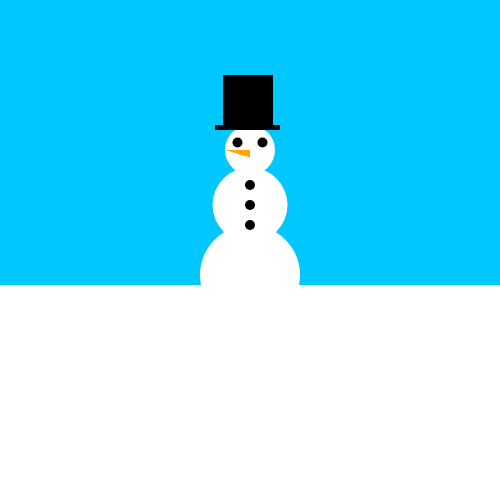
Frame 1 (no input)
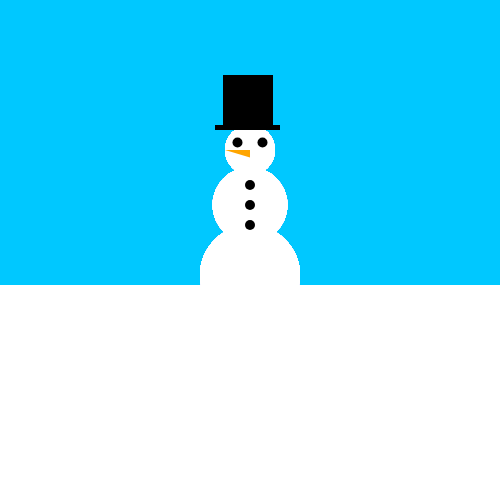
Frame 60 (no input)
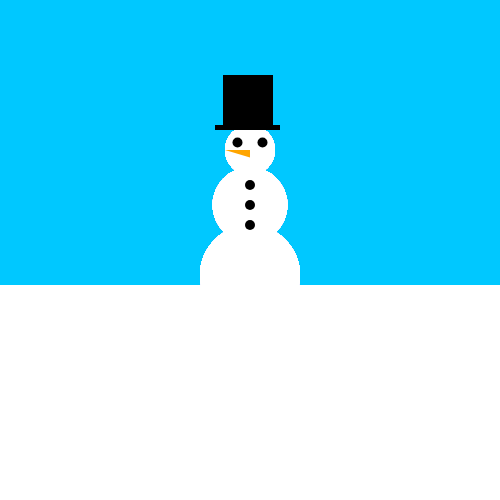
Frame 120 (the mouse pressed at the canvas centre since frame 60)

The p5.js sketch that drew these frames (run headless with seeded random() and noise() and a simulated clock; from frame 60 on, the mouse is pressed at the canvas centre):

// p5.js sketch
// ── sketch.js
function setup() {
  createCanvas(500, 500);
  background(0, 200, 255);
}

function draw() {
  // SnowMan Body
   /* Head */ fill(255, 255, 255); noStroke(); ellipse(width / 2, 150, 50, 50);
   /* Tummy */ fill(255, 255, 255); noStroke(); ellipse(width / 2, 205, 75, 75);
   /* Butt */ fill(255, 255, 255); noStroke(); ellipse(width / 2, 275, 100, 100);
   /* Eyes */ fill(0, 0, 0); noStroke(); ellipse((width / 2) - 12.5, 150 - 7.5, 10, 10); ellipse((width / 2) + 12.5, 150 - 7.5, 10, 10);
   /* Buttons */ fill(0, 0, 0); noStroke(); ellipse(width / 2, 150 + 75, 10, 10); ellipse(width / 2, (150 + 75) - 20, 10, 10); ellipse(width / 2, (150 + 75) - 40, 10, 10);
   /* Nose */ fill(255, 165, 0); noStroke(); triangle(width / 2, 150, width / 2, 150 + 7.5, 225, 150);
   /* Arms */ fill(0, 0, 0); noStroke(); line(width / 2 - 30, (150 + 75) -30, -45, -45);
   /* Landscape */ fill(255, 255, 255); noStroke(); rect(0, 285, 500, 600);
   /* Hat (Part 1) */ fill(0, 0, 0); noStroke(); rect((width / 2) - 35, 125, 65, 5);
   /* Hat (Part 2) */ fill(0, 0, 0); noStroke(); rect((width / 2) -27, 125 - 50, 50, 50);
}
